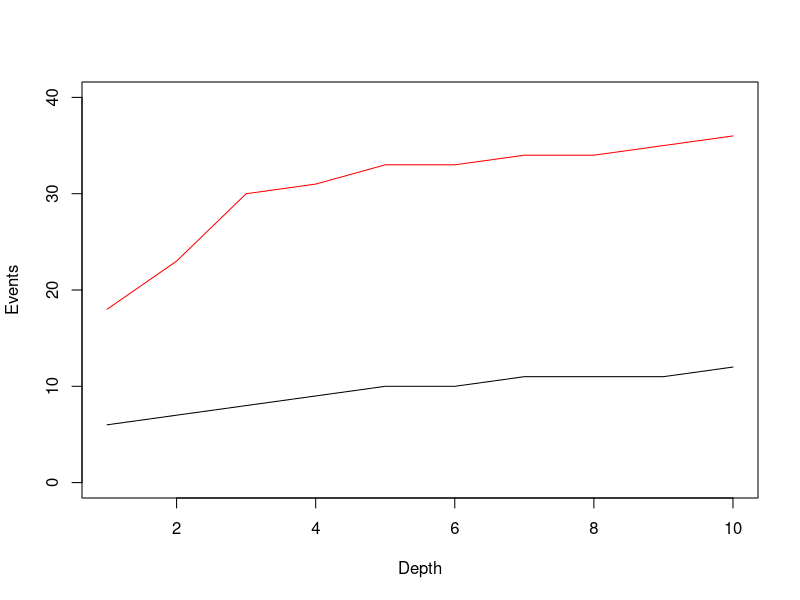
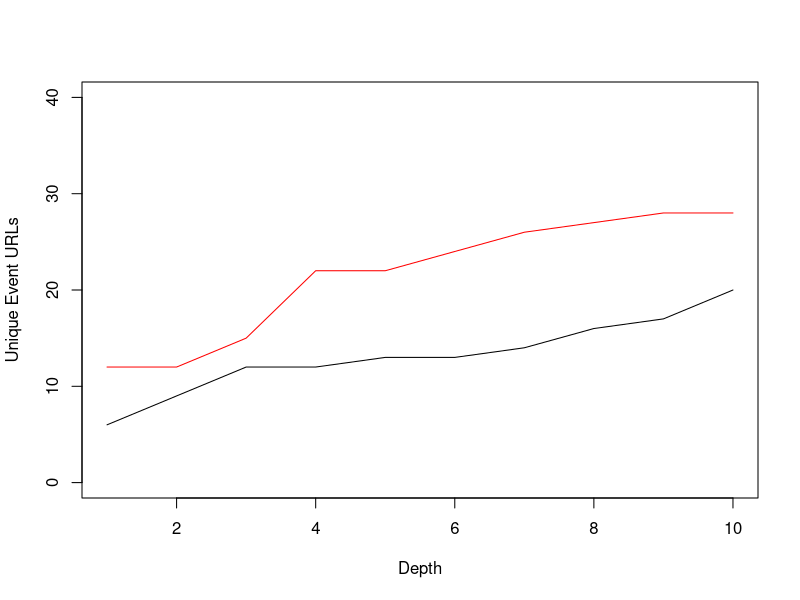
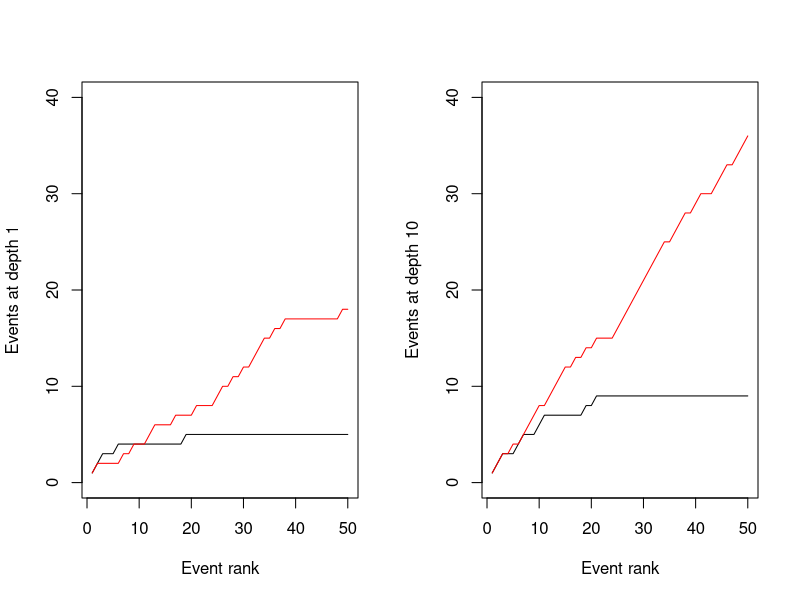

Generate these figures, in order, with R:
# Number of candidate events returning known-event URLs at depths 1-10:
x <- seq(1:10)
lda <- c(6,7,8,9,10,10,11,11,11,12)
nmf <- c(18,23,30,31,33,33,34,34,35,36)
plot (lda ~ x, type="l", xlab="Depth", ylab="Events", ylim=c(0,40))
lines (nmf ~ x, col="red")
t.test(lda, nmf)


#Number of unique known-event URLs returned by each system at depths 1-10:
lda <- c(6,9,12,12,13,13,14,16,17,20)
nmf <- c(12,12,15,22,22,24,26,27,28,28)
plot (lda ~ x, type="l", xlab="Depth", ylab="Unique Event URLs", ylim=c(0,40))
lines (nmf ~ x, col="red")
t.test(lda, nmf)


par(mfrow=c(1,2))
# Number of candidate events returning known-event URLs at depth 10, by candidate rank:
x <- rep(1:50)
lda <- c(1,2,3,3,3,4,4,4,4,4,4,4,4,4,4,4,4,4,5,5,5,5,5,5,5,5,5,5,5,5,5,5,5,5,5,5,5,5,5,5,5,5,5,5,5,5,5,5,5,5)
nmf <- c(1,2,2,2,2,2,3,3,4,4,4,5,6,6,6,6,7,7,7,7,8,8,8,8,9,10,10,11,11,12,12,13,14,15,15,16,16,17,17,17,17,17,17,17,17,17,17,17,18,18)
plot(lda ~ x, type="l", xlab="Event rank", ylab="Events at depth 1", ylim=c(0,40))
lines(nmf ~ x, type="l", col="red")

lda <- c(1,2,3,3,3,4,5,5,5,6,7,7,7,7,7,7,7,7,8,8,9,9,9,9,9,9,9,9,9,9,9,9,9,9,9,9,9,9,9,9,9,9,9,9,9,9,9,9,9,9)
nmf <- c(1,2,3,3,4,4,5,6,7,8,8,9,10,11,12,12,13,13,14,14,15,15,15,15,16,17,18,19,20,21,22,23,24,25,25,26,27,28,28,29,30,30,30,31,32,33,33,34,35,36)
plot(lda ~ x, type="l", xlab="Event rank", ylab="Events at depth 10", ylim=c(0,40))
lines(nmf ~ x, type="l", col="red")


